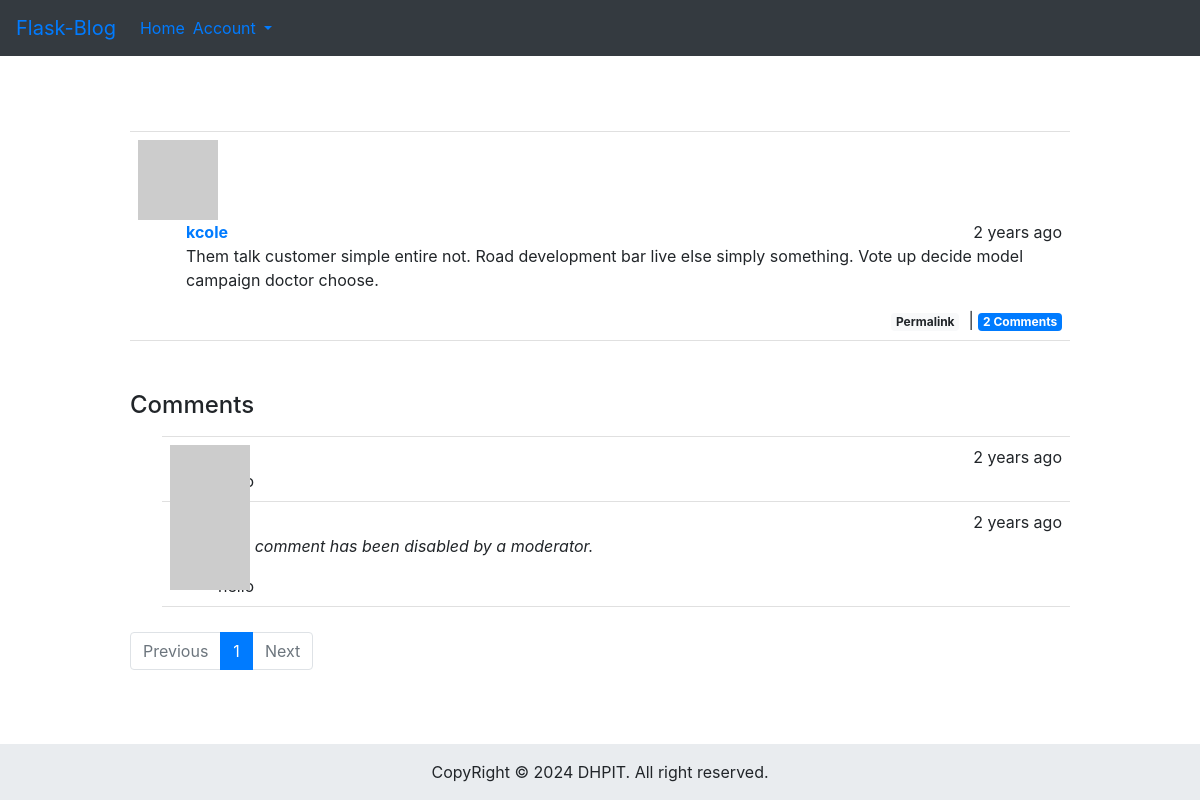
Screenshot of /post/80 with the database file from the repository.
### app/models.py (models this page shows, shortened)
class Post(db.Model):
    __tablename__ = 'posts'
    id = db.Column(db.Integer, primary_key=True)
    body = db.Column(db.Text)
    body_html = db.Column(db.Text)
    timestamp = db.Column(db.DateTime, index=True, default=datetime.utcnow)
    author_id = db.Column(db.Integer, db.ForeignKey('users.id'))
    comments = db.relationship('Comment', backref='post', lazy='dynamic')

class User(UserMixin, db.Model):
    __tablename__ = 'users'
    id = db.Column(db.Integer, primary_key=True)
    email = db.Column(db.String(64), unique=True, index=True)
    username = db.Column(db.String(64), unique=True, index=True)
    role_id = db.Column(db.Integer, db.ForeignKey('roles.id'))
    password_hash = db.Column(db.String(128))
    confirmed = db.Column(db.Boolean, default=False)
    name = db.Column(db.String(64))
    location = db.Column(db.String(64))
    about_me = db.Column(db.Text())
    member_since = db.Column(db.DateTime(), default=datetime.utcnow)
    last_seen = db.Column(db.DateTime(), default=datetime.utcnow)
    avatar_hash = db.Column(db.String(32))
    posts = db.relationship('Post', backref='author', lazy='dynamic')
    followed = db.relationship('Follow',
                               foreign_keys=[Follow.follower_id],
                               backref=db.backref('follower', lazy='joined'),
                               lazy='dynamic',
                               cascade='all, delete-orphan')
    followers = db.relationship('Follow',
                                foreign_keys=[Follow.followed_id],
                                backref=db.backref('followed', lazy='joined'),
                                lazy='dynamic',
                                cascade='all, delete-orphan')
    comments = db.relationship('Comment', backref='author', lazy='dynamic')
    @property
    def password(self):
        raise AttributeError('password is not a readable attribute')
    def gravatar(self, size=100, default='identicon', rating='g'):
        url = 'https://www.gravatar.com/avatar'
        if self.avatar_hash is not None:
            hash_str = self.avatar_hash
        else:
            hash_str = hashlib.md5(self.email.lower().encode('utf-8')).hexdigest()
        return '{url}/{hash_str}?s={size}&d={default}&r={rating}'.format(
            url=url, hash_str=hash_str, size=size, default=default, rating=rating)

class Comment(db.Model):
    __tablename__ = 'comments'
    id = db.Column(db.Integer, primary_key=True)
    body = db.Column(db.Text)
    body_html = db.Column(db.Text)
    timestamp = db.Column(db.DateTime, index=True, default=datetime.utcnow)
    disabled = db.Column(db.Boolean)
    author_id = db.Column(db.Integer, db.ForeignKey('users.id'))
    post_id = db.Column(db.Integer, db.ForeignKey('posts.id'))

### app/main/views.py (the view, shortened to what this page needs)
@main.route('/post/<int:postid>', methods=['GET', 'POST'])
def post(postid):
    if postid is not None:
        post = Post.query.get_or_404(postid)
        form = CommentForm()
        page = request.args.get('page', 1, type=int)
        if page == -1:
            page = (post.comments.count() - 1) // \
                current_app.config['FLASKY_COMMENTS_PER_PAGE'] + 1
        pagination = post.comments.order_by(Comment.timestamp.asc()).paginate(
            page, per_page=current_app.config['FLASKY_COMMENTS_PER_PAGE'],
            error_out=False)
        comments = pagination.items
        return render_template('post.html', posts=[post], form=form,
                           comments=comments, pagination=pagination)

### app/auth/views.py (called while the page is built)
@auth.before_app_request
def before_request():
    if current_user.is_authenticated:
        current_user.ping()
        if not current_user.confirmed \
                and request.endpoint \
                and request.blueprint != 'auth' \
                and request.endpoint != 'static':
            return redirect(url_for('auth.unconfirmed'))

### app/main/__init__.py (called while the page is built)
@main.app_context_processor
def inject_permissions():
    return dict(Permission=Permission)

@main.app_context_processor
def inject_now():
    return {'now': datetime.utcnow()}

### app/models.py (called while the page is built)
    def can(self, permissions=None):
        return False

    def is_administrator(self):
        return False

### app/templates/post.html (shortened to what this page needs)
{% extends "base.html" %} {% from "bootstrap4/form.html" import render_form %}
{% import "_macros.html" as macros %}  {% block
page_content %}
<div class="container">
  <div style="margin-top: 25px">{% include '_posts.html' %}</div>
  <div style="margin-top: 50px">
    <h4 id="comments">Comments</h4>
     {% include '_comments.html' %} {% if pagination %}
    <div class="pagination">
      {{ macros.pagination_widget(pagination, '.post', fragment='#comments',
      postid=posts[0].id) }}
    </div>
    {% endif %}
  </div>
</div>
{% endblock %}

### app/templates/_posts.html (shortened to what this page needs)
<ul class="posts">
  {% for post in posts %}
  <li class="post">
    <div class="post-thumbnail">
      <a href="{{ url_for('.user', username=post.author.username) }}">
        <img
          class="img-rounded profile-thumbnail"
          src="{{ post.author.gravatar(size=40) }}"
        />
      </a>
    </div>
    <div class="post-content">
      <div class="post-date">{{ moment(post.timestamp).fromNow() }}</div>
      <div class="post-author">
        <a href="{{ url_for('.user', username=post.author.username) }}"
          >{{ post.author.username }}</a
        >
      </div>
      <div class="post-body">
        {% if post.body_html %} {{ post.body_html | safe }} {% else %} {{
        post.body }} {% endif %}
      </div>
      <div class="post-footer">
        <a href="{{ url_for('main.post', postid=post.id) }}">
          <span class="badge badge-light">Permalink</span>
        </a>
        &nbsp;&#124;<a href="{{ url_for('.post', postid=post.id) }}#comments">
          <span class="badge badge-primary"
            >{{ post.comments.count() }} Comments</span
          >
        </a>
      </div>
    </div>
  </li>
  {% endfor %}
</ul>

### app/templates/_comments.html (shortened to what this page needs)
<ul class="comments">
  {% for comment in comments %}
  <li class="comment">
    <div class="comment-thumbnail">
      <a href="{{ url_for('.user', username=comment.author.username) }}">
        <img
          class="img-rounded profile-thumbnail"
          src="{{ comment.author.gravatar(size=40) }}"
        />
      </a>
    </div>
    <div class="comment-content">
      <div class="comment-date">{{ moment(comment.timestamp).fromNow() }}</div>
      <div class="comment-author">
        <a href="{{ url_for('.user', username=comment.author.username) }}"
          >{{ comment.author.username }}</a
        >
      </div>
      <div class="comment-body">
        {% if comment.disabled %}
        <p><i>This comment has been disabled by a moderator.</i></p>
        {% endif %}
      </div>
    </div>
  </li>
  {% endfor %}
</ul>

### app/static/styles.css (style rules this page uses)
ul.posts { list-style-type: none; padding: 0px; margin: 16px 0px 0px 0px; border-top: 1px solid #e0e0e0; }
ul.posts li.post { padding: 8px; border-bottom: 1px solid #e0e0e0; }
div.post-date { float: right; }
div.post-author { font-weight: bold; }
div.post-content { margin-left: 48px; min-height: 48px; }
div.post-footer { text-align: right; }
ul.comments { list-style-type: none; padding: 0px; margin: 16px 0px 0px 0px; }
ul.comments li.comment { margin-left: 32px; padding: 8px; border-bottom: 1px solid #e0e0e0; }
ul.comments li.comment:nth-child(1) { border-top: 1px solid #e0e0e0; }
div.comment-date { float: right; }
div.comment-author { font-weight: bold; }
div.comment-thumbnail { position: absolute; }
div.comment-content { margin-left: 48px; min-height: 48px; }
div.pagination { width: 100%; text-align: right; padding: 0px; margin: 0px; margin-top: 25px; }

### rows the page displays
Post: timestamp "2 years ago", author.username "kcole", body_html "Them talk customer simple entire not. Road development bar live else simply something. Vote up decide model campaign doctor choose.", comments.count "2"
Comment: timestamp "2 years ago"
Comment: timestamp "2 years ago", shows "This comment has been disabled by a moderator."

### other values shown
{{ p }} "1"
